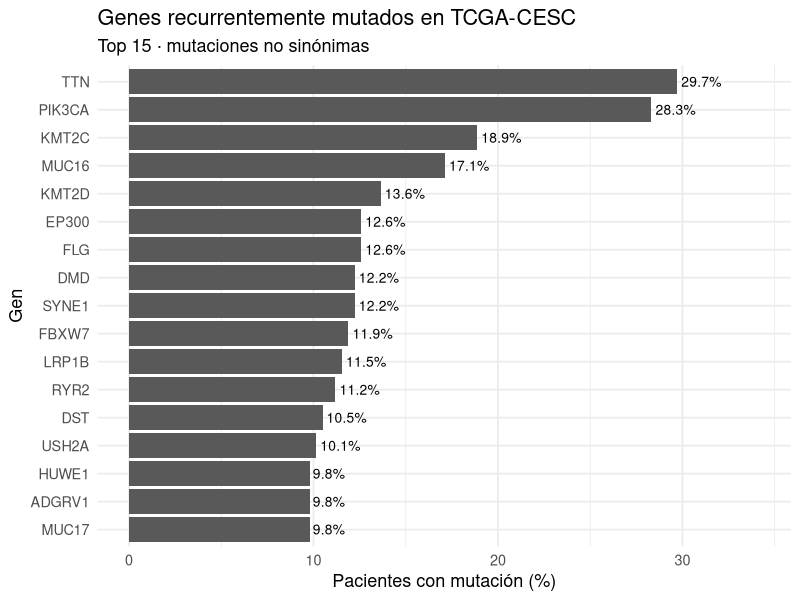
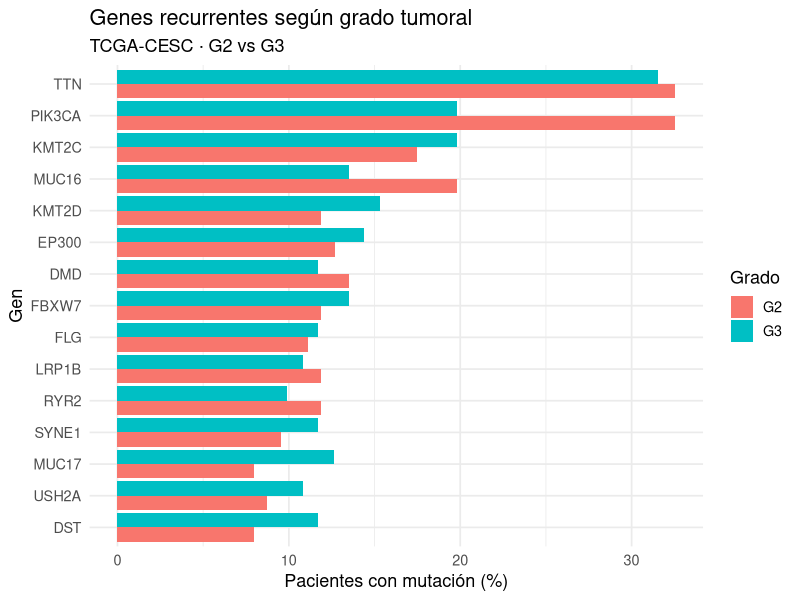
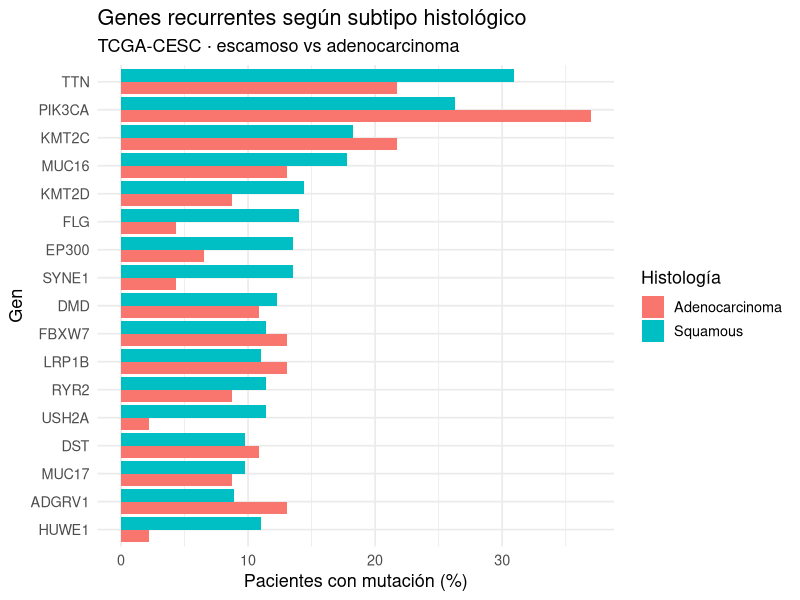

The R source for these figures, in order:
library(readr)
library(dplyr)
library(tidyr)
library(ggplot2)

dir.create("results/tcga/figures", recursive = TRUE, showWarnings = FALSE)

# ============================================================
# TOP GENES GLOBAL
# ============================================================

overall <- read_csv(
  "results/tcga/recurrent_genes_overall.csv",
  show_col_types = FALSE
)

top15 <- overall %>%
  slice_max(mutated_patients, n = 15) %>%
  arrange(mutated_patients) %>%
  mutate(gene = factor(gene, levels = gene))

p_overall <- ggplot(
  top15,
  aes(x = gene, y = frequency_pct)
) +
  geom_col() +
  coord_flip() +
  geom_text(
    aes(label = paste0(round(frequency_pct, 1), "%")),
    hjust = -0.1,
    size = 3.5
  ) +
  labs(
    title = "Genes recurrentemente mutados en TCGA-CESC",
    subtitle = "Top 15 · mutaciones no sinónimas",
    x = "Gen",
    y = "Pacientes con mutación (%)"
  ) +
  ylim(0, max(top15$frequency_pct) * 1.15) +
  theme_minimal(base_size = 13)

ggsave(
  "results/tcga/figures/tcga_top15_recurrent_genes.png",
  p_overall,
  width = 8,
  height = 6,
  dpi = 300
)

# ============================================================
# G2 vs G3
# ============================================================

grade <- read_csv(
  "results/tcga/recurrent_genes_by_grade.csv",
  show_col_types = FALSE
)

grade_stats <- grade %>%
  rowwise() %>%
  mutate(
    p_value = fisher.test(
      matrix(
        c(
          G2_mutated,
          G2_total - G2_mutated,
          G3_mutated,
          G3_total - G3_mutated
        ),
        nrow = 2,
        byrow = TRUE
      )
    )$p.value
  ) %>%
  ungroup() %>%
  mutate(
    FDR = p.adjust(p_value, method = "BH"),
    difference_pct = G3_frequency_pct - G2_frequency_pct
  ) %>%
  arrange(p_value)

write_csv(
  grade_stats,
  "results/tcga/recurrent_genes_grade_fisher.csv"
)

top_grade_genes <- grade %>%
  mutate(total_mutated = G2_mutated + G3_mutated) %>%
  slice_max(total_mutated, n = 15) %>%
  pull(gene)

grade_plot <- grade %>%
  filter(gene %in% top_grade_genes) %>%
  select(
    gene,
    G2_frequency_pct,
    G3_frequency_pct
  ) %>%
  pivot_longer(
    cols = c(G2_frequency_pct, G3_frequency_pct),
    names_to = "grade",
    values_to = "frequency"
  ) %>%
  mutate(
    grade = recode(
      grade,
      G2_frequency_pct = "G2",
      G3_frequency_pct = "G3"
    ),
    gene = factor(gene, levels = rev(top_grade_genes))
  )

p_grade <- ggplot(
  grade_plot,
  aes(x = gene, y = frequency, fill = grade)
) +
  geom_col(position = "dodge") +
  coord_flip() +
  labs(
    title = "Genes recurrentes según grado tumoral",
    subtitle = "TCGA-CESC · G2 vs G3",
    x = "Gen",
    y = "Pacientes con mutación (%)",
    fill = "Grado"
  ) +
  theme_minimal(base_size = 13)

ggsave(
  "results/tcga/figures/tcga_recurrent_genes_G2_vs_G3.png",
  p_grade,
  width = 9,
  height = 7,
  dpi = 300
)

# ============================================================
# SQUAMOUS vs ADENOCARCINOMA
# ============================================================

hist <- read_csv(
  "results/tcga/recurrent_genes_by_histology.csv",
  show_col_types = FALSE
)

hist_stats <- hist %>%
  rowwise() %>%
  mutate(
    p_value = fisher.test(
      matrix(
        c(
          Squamous_mutated,
          Squamous_total - Squamous_mutated,
          Adenocarcinoma_mutated,
          Adenocarcinoma_total - Adenocarcinoma_mutated
        ),
        nrow = 2,
        byrow = TRUE
      )
    )$p.value
  ) %>%
  ungroup() %>%
  mutate(
    FDR = p.adjust(p_value, method = "BH"),
    difference_pct =
      Adenocarcinoma_frequency_pct -
      Squamous_frequency_pct
  ) %>%
  arrange(p_value)

write_csv(
  hist_stats,
  "results/tcga/recurrent_genes_histology_fisher.csv"
)

top_hist_genes <- hist %>%
  mutate(total_mutated = Squamous_mutated + Adenocarcinoma_mutated) %>%
  slice_max(total_mutated, n = 15) %>%
  pull(gene)

hist_plot <- hist %>%
  filter(gene %in% top_hist_genes) %>%
  select(
    gene,
    Squamous_frequency_pct,
    Adenocarcinoma_frequency_pct
  ) %>%
  pivot_longer(
    cols = c(
      Squamous_frequency_pct,
      Adenocarcinoma_frequency_pct
    ),
    names_to = "histology",
    values_to = "frequency"
  ) %>%
  mutate(
    histology = recode(
      histology,
      Squamous_frequency_pct = "Squamous",
      Adenocarcinoma_frequency_pct = "Adenocarcinoma"
    ),
    gene = factor(gene, levels = rev(top_hist_genes))
  )

p_hist <- ggplot(
  hist_plot,
  aes(x = gene, y = frequency, fill = histology)
) +
  geom_col(position = "dodge") +
  coord_flip() +
  labs(
    title = "Genes recurrentes según subtipo histológico",
    subtitle = "TCGA-CESC · escamoso vs adenocarcinoma",
    x = "Gen",
    y = "Pacientes con mutación (%)",
    fill = "Histología"
  ) +
  theme_minimal(base_size = 13)

ggsave(
  "results/tcga/figures/tcga_recurrent_genes_histology.png",
  p_hist,
  width = 9,
  height = 7,
  dpi = 300
)

cat("\n===== G2 vs G3: genes con menor p-value =====\n")
print(
  grade_stats %>%
    select(
      gene,
      G2_frequency_pct,
      G3_frequency_pct,
      p_value,
      FDR
    ) %>%
    slice_head(n = 15)
)

cat("\n===== SQUAMOUS vs ADENOCARCINOMA: genes con menor p-value =====\n")
print(
  hist_stats %>%
    select(
      gene,
      Squamous_frequency_pct,
      Adenocarcinoma_frequency_pct,
      p_value,
      FDR
    ) %>%
    slice_head(n = 15)
)

cat("\nFiguras y tablas creadas correctamente.\n")
